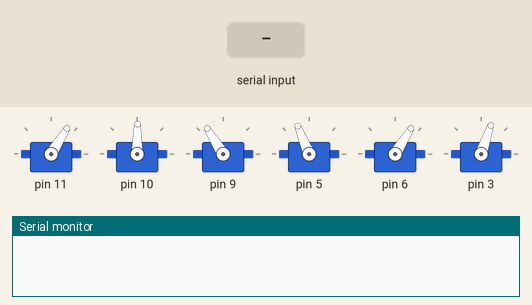
The sketch below on a simulated Arduino Uno, built with avr-gcc and run on an emulated ATmega328P. Shown: 6 × servo, the last lines printed to the serial monitor. The test bench sets the inputs (shaded band).

Above: at 7.2 s.
7.3 s: "GRIPPED" received over Serial
At 8.7 s:
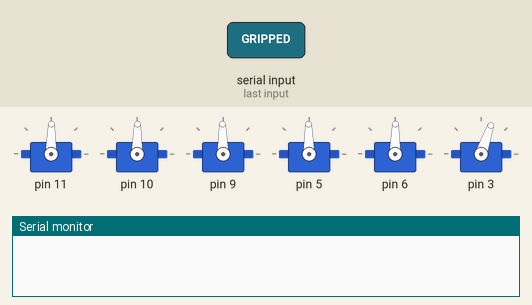
At 12.6 s:
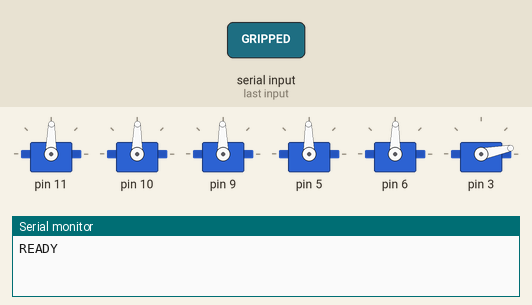
Timing chart, 0 to 14.1 s (numbered marks = the images above; inputs shaded):
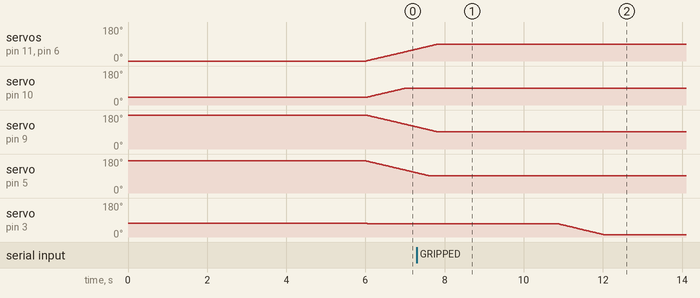

The sketch:

task3_master.ino
```cpp
#include <Braccio.h>
#include <Servo.h>

String input = "";

void setup() {
  Serial.begin(9600);
  Braccio.begin();
}

void loop() {

  // Move to handover position holding object
  Braccio.ServoMovement(20, 90, 90, 90, 90, 90, 70);
  delay(2000);

  Serial.println("READY");

  // Wait for confirmation
  while(true){
    if(Serial.available()){
      input = Serial.readString();
      input.trim();

      if(input == "GRIPPED"){
        break;
      }
    }
  }

  // Release object
  Braccio.ServoMovement(20, 90, 90, 90, 90, 90, 10);

  while(1);
}
```

Measured:
- after the input at 7.3 s, servo on pin 3: moves from 71° to 11° over 1.2 s, starting after 3.6 s
